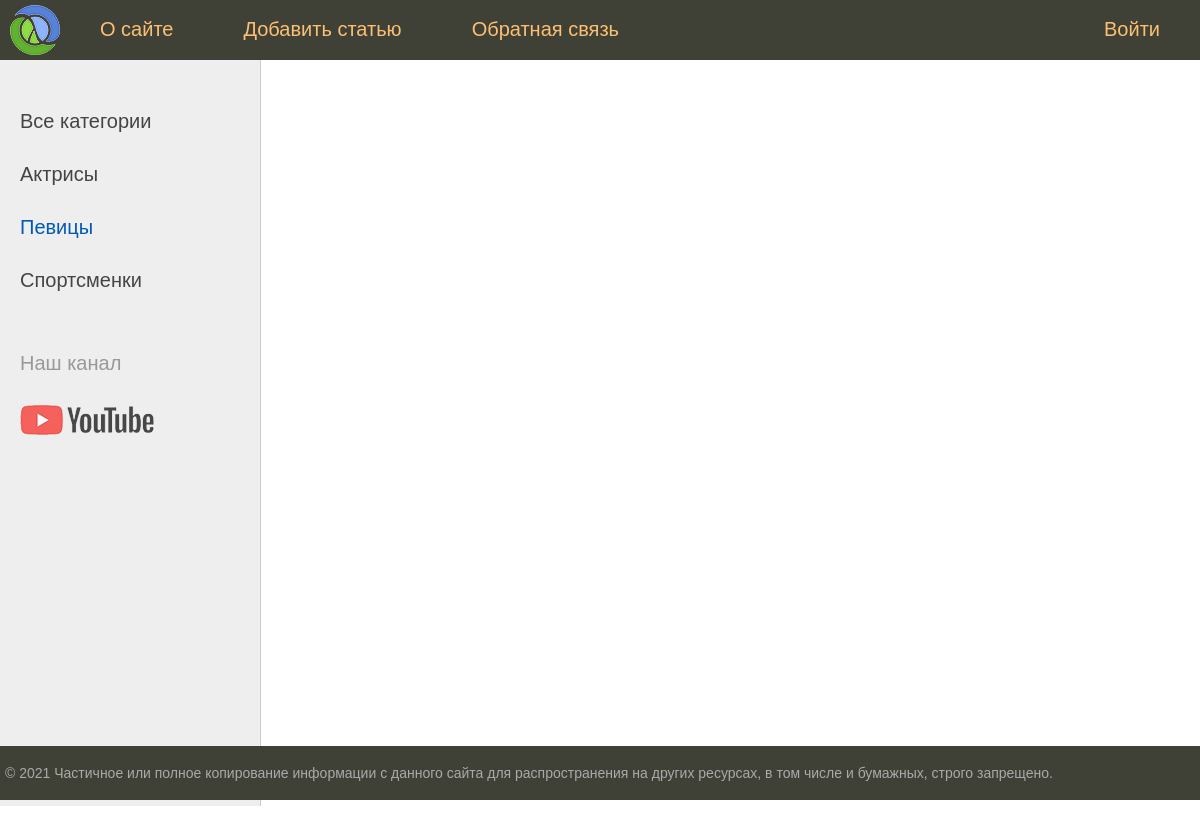
The app's page /category/2/ with its own data.
### women/models.py (models this page shows, shortened)
class Category(models.Model):
    name = models.CharField(max_length=100, db_index=True, verbose_name='Категория')
    def get_absolute_url(self):
        return reverse('category', kwargs={'cat_id': self.pk})
    class Meta:
        ordering = ('name',)
        verbose_name = 'Категорию'
        verbose_name_plural = 'Категории'

### women/views.py (the view)
# urls.py: path('category/<int:cat_id>/', show_category, name='category'),
def show_category(request, cat_id):
    posts = Women.objects.filter(cat_id=cat_id)
    if cat_id > 3:
        return HttpResponse('Категория не найдена')
    context = {
                'menu': menu,
                'posts': posts,
                'title': f'Категория {cat_id}',
                'cat_selected': cat_id,
                }
    return render(request, 'women/index.html', context=context)

### women/templatetags/women_tags.py (called while the page is built)
@register.inclusion_tag('women/list_categories.html')
def show_categories(sort=None, cat_selected=0):
    if not sort:
        cats = Category.objects.all()
    else:
        cats = Category.objects.order_by(sort)
    return {"cats": cats, "cat_selected": cat_selected}

### women/templates/women/index.html (shortened to what this page needs)
{% extends 'women/base.html' %}

### women/templates/women/list_categories.html
{% for c in cats %}
	{% if c.pk == cat_selected %}
		<li class="selected">{{c.name}}</li>
	{% else %}
		<li><a href="{{ c.get_absolute_url }}">{{c.name}}</a></li>
	{% endif %}
{% endfor %}

### women/static/women/css/styles.css (style rules this page uses)
html, body { font-family: 'Arial'; margin: 0; padding: 0; height: 100%; width: 100%; color: #444; }
a { color: #0059b2; text-decoration: none; }
.left-chapters ul li { margin: 30px 0 0 0; color: #999; }
.left-chapters ul li.selected { color: #0059b2; }
.left-chapters ul li a { color: #444; text-decoration: none; }

### records on screen
Category: name "Актрисы"
Category: name "Певицы"
Category: name "Спортсменки"

### other values on screen
{{ m.title }} "О сайте" "Добавить статью" "Обратная связь"
{{ m.title }} "Войти"
